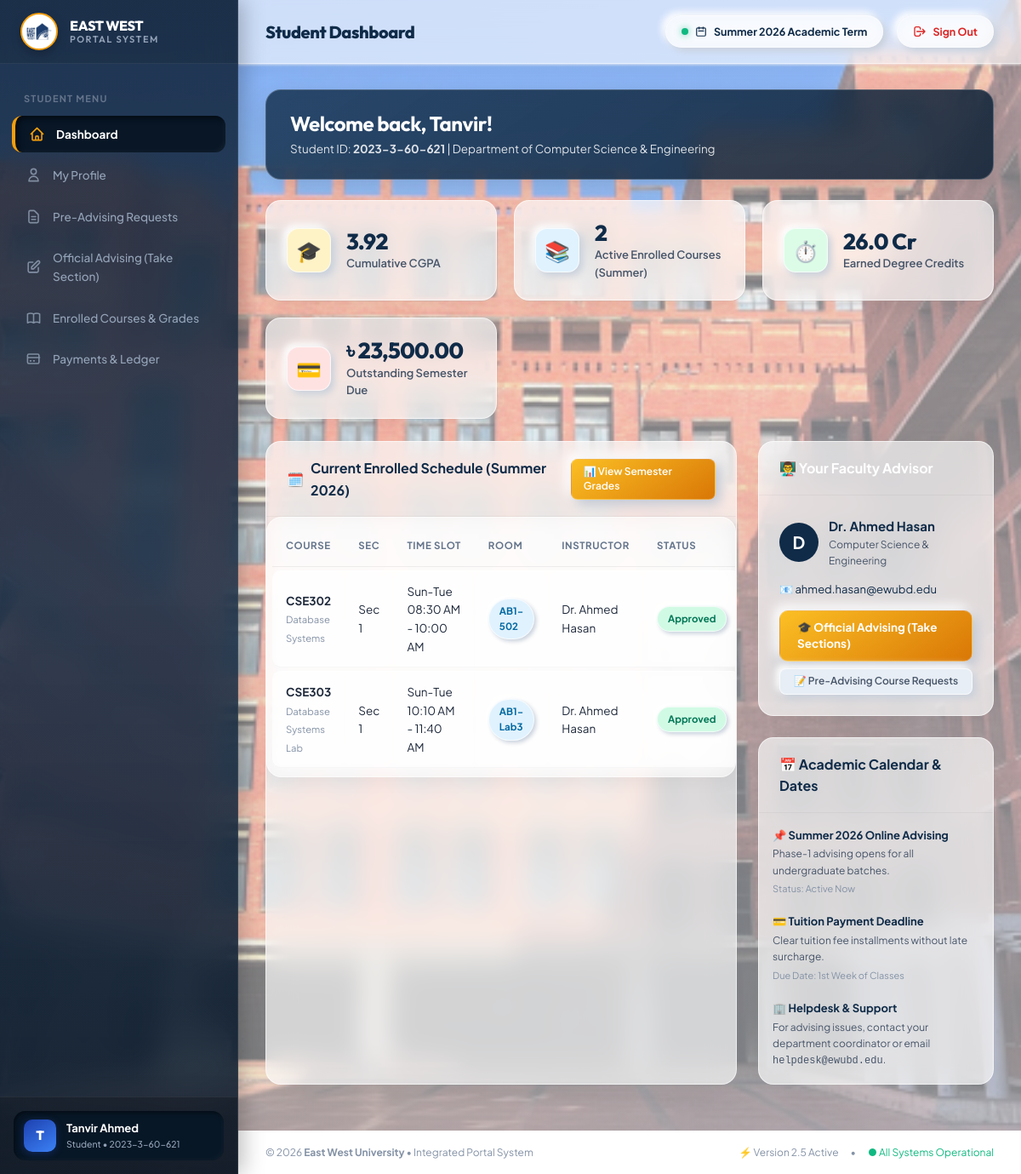
/student/dashboard.php (signed in), run on the app's committed database.
### tables this page shows
CREATE TABLE `student` (
  `Student_ID` varchar(20) NOT NULL,
  `First_name` varchar(50) NOT NULL,
  `Last_name` varchar(50) NOT NULL,
  `E_mail` varchar(100) DEFAULT NULL,
  `Password` varchar(255) NOT NULL DEFAULT '$2y$10$5M8yvW7cX9L0b8a1Z2G3H4.I5j6K7L8M9N0O1P2Q3R4S5T6U7V8W9',
  `Address` varchar(255) DEFAULT NULL,
  `DOB` date DEFAULT NULL,
  `Faculty_ID` varchar(20) DEFAULT NULL,
  `Dept_ID` int(11) DEFAULT NULL
);

CREATE TABLE `department` (
  `Dept_ID` int(11) NOT NULL,
  `Dept_Name` varchar(100) NOT NULL,
  `Head_Faculty_ID` varchar(20) DEFAULT NULL
);

CREATE TABLE `enrollment` (
  `Enrollment_ID` int(11) NOT NULL,
  `Enrollment_Type` varchar(50) DEFAULT NULL,
  `Advising_Status` varchar(50) DEFAULT 'Pending',
  `Mid_Mark` decimal(5,2) DEFAULT NULL,
  `Final_Mark` decimal(5,2) DEFAULT NULL,
  `Grade` varchar(5) DEFAULT 'N/A',
  `Section_Id` int(11) DEFAULT NULL,
  `ManagedBy_Faculty_ID` varchar(20) DEFAULT NULL,
  `Student_ID` varchar(20) DEFAULT NULL,
  `Semester` varchar(20) NOT NULL DEFAULT 'Summer',
  `Year` int(11) NOT NULL DEFAULT 2026
);

CREATE TABLE `course` (
  `Course_ID` varchar(15) NOT NULL,
  `Course_Title` varchar(100) NOT NULL,
  `Credits` decimal(2,1) NOT NULL,
  `Dept_ID` int(11) DEFAULT NULL
);

CREATE TABLE `section` (
  `Section_Id` int(11) NOT NULL,
  `Section_No` int(11) NOT NULL,
  `Time_Slot` varchar(50) DEFAULT NULL,
  `Room_No` varchar(20) DEFAULT NULL,
  `Capacity` int(11) DEFAULT NULL,
  `Course_ID` varchar(15) DEFAULT NULL,
  `Faculty_ID` varchar(20) DEFAULT NULL
);

CREATE TABLE `faculty` (
  `Faculty_ID` varchar(20) NOT NULL,
  `First_name` varchar(50) NOT NULL,
  `Last_name` varchar(50) NOT NULL,
  `Designation` varchar(50) DEFAULT NULL,
  `Room_No` varchar(20) DEFAULT NULL,
  `E_mail` varchar(100) DEFAULT NULL,
  `Password` varchar(255) NOT NULL DEFAULT '$2y$10$e84WvT6bX.8K7aJpZl1G7.R03wX/VqWj.6T8m9E1P3Q5R7S9T0U1V',
  `Dept_ID` int(11) DEFAULT NULL
);

### student/dashboard.php (the view, shortened to what the rows shown need)
<?php
require_once __DIR__ . '/../config/auth.php';
$studentId = $_SESSION['user_id'];
$profile = get_full_user_profile($pdo);
$stmtEnroll = $pdo->prepare("
    SELECT e.*, c.Course_ID, c.Course_Title, c.Credits, sec.Section_No, sec.Time_Slot, sec.Room_No,
           CONCAT(f.First_name, ' ', f.Last_name) AS Faculty_Name
    FROM Enrollment e
    JOIN Section sec ON e.Section_Id = sec.Section_Id
    JOIN Course c ON sec.Course_ID = c.Course_ID
    LEFT JOIN Faculty f ON sec.Faculty_ID = f.Faculty_ID
    WHERE e.Student_ID = ?
    ORDER BY e.Year DESC, e.Semester DESC, c.Course_ID ASC
");
$stmtEnroll->execute([$studentId]);
$allEnrollments = $stmtEnroll->fetchAll();
$currentEnrollments = array_filter($allEnrollments, function($e) {
    return ($e['Semester'] === 'Summer' && $e['Year'] == 2026) || (empty($e['Semester']) && empty($e['Grade']));
});
include __DIR__ . '/../includes/header.php';
?>
<div class="page-banner">
    <h1>Welcome back, <?= htmlspecialchars($profile['First_name']) ?>!</h1>
    <p>Student ID: <strong><?= htmlspecialchars($profile['Student_ID']) ?></strong> | Department of <?= htmlspecialchars($profile['Dept_Name'] ?? 'CSE') ?></p>
</div>
<div style="display: grid; grid-template-columns: 2fr 1fr; gap: 25px;">
    <div class="panel">
        <div class="panel-body" style="padding: 0;">
            <div class="table-responsive">
                <table class="data-table">
                    <thead>
                        <tr>
                            <th>Course</th>
                            <th>Sec</th>
                            <th>Time Slot</th>
                            <th>Room</th>
                            <th>Instructor</th>
                            <th>Status</th>
                        </tr>
                    </thead>
                    <tbody>
                        <?php if (count($currentEnrollments) > 0): ?>
                            <?php foreach ($currentEnrollments as $row): ?>
                                <tr>
                                    <td>
                                        <strong><?= htmlspecialchars($row['Course_ID']) ?></strong><br>
                                        <small style="color: var(--text-muted);"><?= htmlspecialchars($row['Course_Title']) ?></small>
                                    </td>
                                    <td>Sec <?= htmlspecialchars($row['Section_No']) ?></td>
                                    <td><?= htmlspecialchars($row['Time_Slot']) ?></td>
                                    <td><span class="badge badge-info"><?= htmlspecialchars($row['Room_No']) ?></span></td>
                                    <td><?= htmlspecialchars($row['Faculty_Name'] ?? 'TBA') ?></td>
                                    <td>
                                        <span class="badge badge-<?= $row['Advising_Status'] === 'Approved' ? 'success' : 'warning' ?>">
                                            <?= htmlspecialchars($row['Advising_Status']) ?>
                                        </span>
                                    </td>
                                </tr>
                            <?php endforeach; ?>
                        <?php else: ?>
                            <tr>
                                <td colspan="6" style="text-align: center; color: var(--text-muted); padding: 25px;">No active enrollments found for this term.</td>
                            </tr>
                        <?php endif; ?>
                    </tbody>
                </table>
            </div>
        </div>
    </div>
    <div>
        <div class="panel" style="margin-bottom: 25px;">
            <div class="panel-body">
                <?php if (!empty($profile['Faculty_ID'])): ?>
                    <div style="display:flex; align-items:center; gap:12px; margin-bottom:14px;">
                        <div style="width:46px;height:46px;border-radius:50%;background:var(--primary);color:white;
                                    display:flex;align-items:center;justify-content:center;font-size:20px;font-weight:700;flex-shrink:0;">
                            <?= strtoupper(substr($profile['Advisor_Name'] ?? 'A', 0, 1)) ?>
                        </div>
                        <div>
                            <div style="font-weight:700;font-size:15px;color:var(--primary);">
                                <?= htmlspecialchars($profile['Advisor_Name'] ?? 'N/A') ?>
                            </div>
                            <div style="font-size:12px;color:var(--text-secondary);">
                                <?= htmlspecialchars($profile['Dept_Name'] ?? 'N/A') ?>
                            </div>
                        </div>
                    </div>
                    <div style="font-size:13px;margin-bottom:14px;">
                        📧 <a href="mailto:<?= htmlspecialchars($profile['Advisor_Email'] ?? '') ?>" style="color:var(--primary);">
                            <?= htmlspecialchars($profile['Advisor_Email'] ?? 'N/A') ?>
                        </a>
                    </div>
                    <div style="display:flex; flex-direction:column; gap:8px;">
                        <a href="advising.php" class="btn btn-gold" style="width:100%;justify-content:center;font-weight:700;">
                            🎓 Official Advising (Take Sections)
                        </a>
                        <a href="pre_advising.php" class="btn btn-sm btn-secondary" style="width:100%;justify-content:center;">
                            📝 Pre-Advising Course Requests
                        </a>
                    </div>
                <?php endif; ?>
            </div>
        </div>
    </div>
</div>
<?php include __DIR__ . '/../includes/footer.php'; ?>

### data on the page
student: First_name "Tanvir", Student_ID "2023-3-60-621", Dept_ID.Dept_Name "Computer Science & Engineering", Faculty_ID.E_mail "ahmed.hasan@ewubd.edu"
enrollment: course.Course_ID "CSE302", course.Course_Title "Database Systems", Section_Id.Section_No "1", Section_Id.Time_Slot "Sun-Tue 08:30 AM - 10:00 AM", Section_Id.Room_No "AB1-502", Faculty_Name "Dr. Ahmed Hasan", Advising_Status "Approved"
enrollment: course.Course_ID "CSE303", course.Course_Title "Database Systems Lab", Section_Id.Section_No "1", Section_Id.Time_Slot "Sun-Tue 10:10 AM - 11:40 AM", Section_Id.Room_No "AB1-Lab3", Faculty_Name "Dr. Ahmed Hasan", Advising_Status "Approved"

### other printed values
substr($userName, 0, 1) "T"
$userName "Tanvir Ahmed"
$role "Student"
$userId "2023-3-60-621"
$pageTitle "Student Dashboard"
$cgpa "3.92"
count($currentEnrollments) "2"
$totalEarnedCredits "26.0"
$pendingPayment "23,500.00"
substr($profile['Advisor_Name'] ?? 'A', 0, 1) "D"
$profile['Advisor_Name'] "Dr. Ahmed Hasan"
